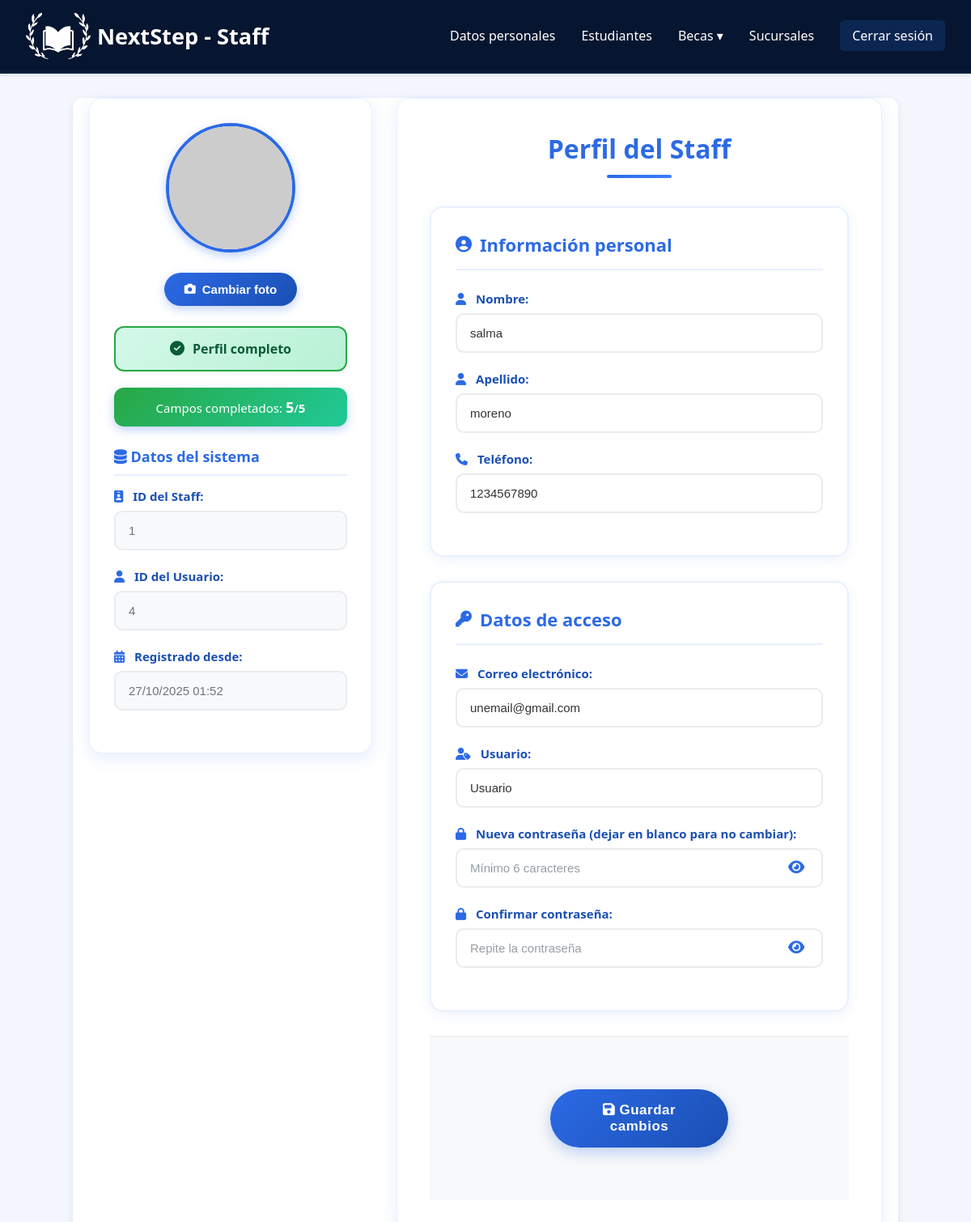
/Staff/Perfil.php (signed in), run on the app's committed database.
### tables this page shows
CREATE TABLE `staff` (
  `ID_Staff` int(11) NOT NULL,
  `FK_ID_User` int(11) NOT NULL,
  `Firstname` varchar(15) NOT NULL,
  `Lastname` varchar(15) NOT NULL,
  `Phone` varchar(15) DEFAULT NULL,
  `Email` varchar(30) NOT NULL
);

CREATE TABLE `user` (
  `ID_User` int(11) NOT NULL,
  `FK_ID_Role` int(11) NOT NULL,
  `Username` varchar(15) NOT NULL,
  `Password` varchar(255) NOT NULL,
  `registration_date` datetime DEFAULT current_timestamp(),
  `Status` varchar(10) NOT NULL
);

### Staff/Perfil.php (the view, shortened to what this page needs)
<?php
include '../Conexiones/db.php';
$conexion = $conn;
$usuario_id = $_SESSION['usuario_id'];
$staff = [];
$errores_campos = [];
$post_values = [];
function e($array, $key) {
    return htmlspecialchars($array[$key] ?? '', ENT_QUOTES, 'UTF-8');
}
$sql = "SELECT s.*, u.Username, u.registration_date
        FROM staff s
        JOIN user u ON s.FK_ID_User = u.ID_User
        WHERE s.FK_ID_User = ? LIMIT 1";
$stmt = $conexion->prepare($sql);
$stmt->bind_param("i", $usuario_id);
$stmt->execute();
$result = $stmt->get_result();
if ($row = $result->fetch_assoc()) {
    $staff = $row;
} else {
    $stmt->close();
    die("Error: No se encontró tu perfil de staff. Esto no debería pasar. Contacta al administrador.");
}
$perfil_completo = false;
if (!empty($staff['Firstname']) && !empty($staff['Lastname']) && !empty($staff['Email']) && !empty($staff['Phone'])) {
    $perfil_completo = true;
}
$foto_perfil = !empty($staff['Profile_Image']) ? e($staff, 'Profile_Image') : 'https://via.placeholder.com/140?text=Foto+Staff';
?>
<!DOCTYPE html>
<html lang="es">
<head>
    <link rel="stylesheet" href="../assets/Staff/PerfilStaff.css">
    <link rel="stylesheet" href="https://cdnjs.cloudflare.com/ajax/libs/font-awesome/6.5.0/css/all.min.css">
</head>
<body>
    <?php include '../Includes/HeaderMenuStaff.php'; ?>
    <div class="container">
        <form method="post" action="" id="staffForm" enctype="multipart/form-data">
            <div class="page-layout">
                <div class="side-column">
                    <div class="ns-card ns-card-profile">
                        <div class="profile-section">
                            <img src="<?php echo $foto_perfil; ?>" alt="Foto del staff" class="profile-pic" id="profileImage">
                            <button type="button" class="change-photo-btn" id="changePhotoBtn">
                                <i class="fas fa-camera"></i> Cambiar foto
                            </button>
                        </div>
                        <div class="profile-status <?php echo $perfil_completo ? 'profile-complete' : 'profile-incomplete'; ?>">
                            <i class="fas <?php echo $perfil_completo ? 'fa-check-circle' : 'fa-exclamation-triangle'; ?>"></i>
                            <?php if ($perfil_completo): ?>
                                Perfil completo
                            <?php else: ?>
                                Perfil incompleto
                            <?php endif; ?>
                        </div>
                        <div id="camposCounter" class="campos-restantes">
                            Campos completados: <span id="completedCount">0</span>/<span id="totalCount">0</span>
                        </div>
                        <div class="system-data">
                            <h3><i class="fas fa-database"></i> Datos del sistema</h3>
                            <div class="form-group">
                                <label><i class="fas fa-id-badge"></i> ID del Staff:</label>
                                <input type="text" value="<?php echo e($staff, 'ID_Staff'); ?>" disabled>
                            </div>
                            <div class="form-group">
                                <label><i class="fas fa-user"></i> ID del Usuario:</label>
                                <input type="text" value="<?php echo e($staff, 'FK_ID_User'); ?>" disabled>
                            </div>
                            <div class="form-group">
                                <label><i class="fas fa-calendar-alt"></i> Registrado desde:</label>
                                <input type="text" value="<?php echo date('d/m/Y H:i', strtotime(e($staff, 'registration_date'))); ?>" disabled>
                            </div>
                        </div>
                    </div>
                </div>
                <div class="main-column">
                    <div class="ns-card ns-card-section">
                        <h2 class="main-title">Perfil del Staff</h2>
                        <div class="form-grid">
                            <div class="form-section">
                                <h3><i class="fas fa-user-circle"></i> Información personal</h3>
                                <div class="form-group">
                                    <label><i class="fas fa-user"></i> Nombre:</label>
                                    <input type="text" name="nombre"
                                           value="<?php echo !empty($post_values) ? getValue('nombre', e($staff, 'Firstname')) : e($staff, 'Firstname'); ?>"
                                           placeholder="<?php echo $errores_campos['nombre'] ?? 'Ingresa tu nombre (puede contener espacios)'; ?>"
                                           class="<?php echo isset($errores_campos['nombre']) ? 'input-error' : ''; ?>"
                                           title="<?php echo $errores_campos['nombre'] ?? ''; ?>"
                                           required
                                           data-required="true">
                                </div>
                                <div class="form-group">
                                    <label><i class="fas fa-user"></i> Apellido:</label>
                                    <input type="text" name="apellido"
                                           value="<?php echo !empty($post_values) ? getValue('apellido', e($staff, 'Lastname')) : e($staff, 'Lastname'); ?>"
                                           placeholder="<?php echo $errores_campos['apellido'] ?? 'Ingresa tu apellido (puede contener espacios)'; ?>"
                                           class="<?php echo isset($errores_campos['apellido']) ? 'input-error' : ''; ?>"
                                           title="<?php echo $errores_campos['apellido'] ?? ''; ?>"
                                           required
                                           data-required="true">
                                </div>
                                <div class="form-group">
                                    <label><i class="fas fa-phone"></i> Teléfono:</label>
                                    <input type="tel" name="telefono"
                                           value="<?php echo !empty($post_values) ? getValue('telefono', e($staff, 'Phone')) : e($staff, 'Phone'); ?>"
                                           placeholder="<?php echo $errores_campos['telefono'] ?? 'Ej. 6641740936'; ?>"
                                           class="<?php echo isset($errores_campos['telefono']) ? 'input-error' : ''; ?>"
                                           title="<?php echo $errores_campos['telefono'] ?? ''; ?>"
                                           required
                                           data-required="true">
                                </div>
                            </div>
                            <div class="form-section">
                                <h3><i class="fas fa-key"></i> Datos de acceso</h3>
                                <div class="form-group">
                                    <label><i class="fas fa-envelope"></i> Correo electrónico:</label>
                                    <input type="email" name="correo"
                                           value="<?php echo !empty($post_values) ? getValue('correo', e($staff, 'Email')) : e($staff, 'Email'); ?>"
                                           placeholder="correo@ejemplo.com"
                                           class="<?php echo isset($errores_campos['correo']) ? 'input-error' : ''; ?>"
                                           title="<?php echo $errores_campos['correo'] ?? 'Debe ser único y no estar registrado por otro usuario'; ?>"
                                           required
                                           data-required="true">
                                </div>
                                <div class="form-group">
                                    <label><i class="fas fa-user-tag"></i> Usuario:</label>
                                    <input type="text" name="usuario"
                                           value="<?php echo !empty($post_values) ? getValue('usuario', e($staff, 'Username')) : e($staff, 'Username'); ?>"
                                           placeholder="<?php echo $errores_campos['usuario'] ?? 'Nombre de usuario'; ?>"
                                           class="<?php echo isset($errores_campos['usuario']) ? 'input-error' : ''; ?>"
                                           title="<?php echo $errores_campos['usuario'] ?? ''; ?>"
                                           required
                                           data-required="true">
                                </div>
                                <div class="form-group">
                                    <label><i class="fas fa-lock"></i> Nueva contraseña (dejar en blanco para no cambiar):</label>
                                    <div class="password-wrapper">
                                        <input type="password" name="contrasena" id="contrasena"
                                               placeholder="<?php echo $errores_campos['contrasena'] ?? 'Mínimo 6 caracteres'; ?>"
                                               class="<?php echo isset($errores_campos['contrasena']) ? 'input-error' : ''; ?>"
                                               title="<?php echo $errores_campos['contrasena'] ?? ''; ?>">
                                        <button type="button" class="toggle-password" onclick="togglePassword('contrasena', this)"
                                                aria-label="Mostrar/ocultar contraseña">
                                            <i class="fa-solid fa-eye"></i>
                                        </button>
                                    </div>
                                </div>
                                <div class="form-group">
                                    <label><i class="fas fa-lock"></i> Confirmar contraseña:</label>
                                    <div class="password-wrapper">
                                        <input type="password" name="confirmar_contrasena" id="confirmar_contrasena"
                                               placeholder="<?php echo $errores_campos['confirmar_contrasena'] ?? 'Repite la contraseña'; ?>"
                                               class="<?php echo isset($errores_campos['confirmar_contrasena']) ? 'input-error' : ''; ?>"
                                               title="<?php echo $errores_campos['confirmar_contrasena'] ?? ''; ?>">
                                        <button type="button" class="toggle-password" onclick="togglePassword('confirmar_contrasena', this)"
                                                aria-label="Mostrar/ocultar contraseña">
                                            <i class="fa-solid fa-eye"></i>
                                        </button>
                                    </div>
                                </div>
                            </div>
                        </div>
                        <div class="ns-card-footer">
                            <button type="submit" class="btn" id="saveBtn" disabled>
                                <i class="fas fa-save"></i> Guardar cambios
                            </button>
                        </div>
                    </div>
                </div>
            </div>
        </form>
    </div>
</body>
</html>

### assets/Staff/PerfilStaff.css (style rules this page uses)
* { box-sizing: border-box; margin: 0; padding: 0; }
body { font-family: Arial, sans-serif; display: flex; flex-direction: column; justify-content: flex-start; align-items: center; min-height: 100vh; text-align: left; background-color: #f4f4f4; }
.container { width: 85%; margin: 40px auto; background: white; padding: 30px; border-radius: 12px; box-shadow: 0 3px 10px rgba(0,0,0,0.1); }
h2 { text-align: center; color: #007BFF; margin-bottom: 30px; }
.profile-section { text-align: center; margin-bottom: 30px; display: flex; flex-direction: column; align-items: center; }
.profile-pic { width: 140px; height: 140px; border-radius: 50%; object-fit: cover; border: 4px solid #007BFF; display: block; }
.change-photo-btn { background-color: #007BFF; color: white; border: none; padding: 8px 15px; border-radius: 6px; cursor: pointer; font-size: 0.9rem; }
.form-grid { display: grid; grid-template-columns: repeat(3, 1fr); gap: 30px; }
.form-section h3 { color: #333; border-bottom: 2px solid #007BFF; padding-bottom: 8px; margin-bottom: 20px; text-align: left; }
.form-group { display: flex; flex-direction: column; margin-bottom: 15px; text-align: left; }
.form-group label { font-weight: bold; color: #444; margin-bottom: 5px; }
.form-group input { padding: 8px; border: 1px solid #ccc; border-radius: 6px; font-size: 1rem; transition: border-color 0.3s; }
.btn { display: block; margin: 40px auto 0; background-color: #007BFF; color: white; border: none; padding: 12px 25px; border-radius: 8px; font-size: 1rem; cursor: pointer; transition: background-color 0.3s; }
.password-wrapper { position: relative; display: flex; align-items: center; }
.password-wrapper input { width: 100%; padding-right: 40px; }
.toggle-password { position: absolute; right: 5px; background: none; border: none; cursor: pointer; font-size: 18px; }

### data on the page
staff: ID_Staff "1", FK_ID_User "4", FK_ID_User.registration_date "27/10/2025 01:52", nombre "salma", apellido "moreno", telefono "1234567890", correo "unemail@gmail.com", usuario "Usuario"
